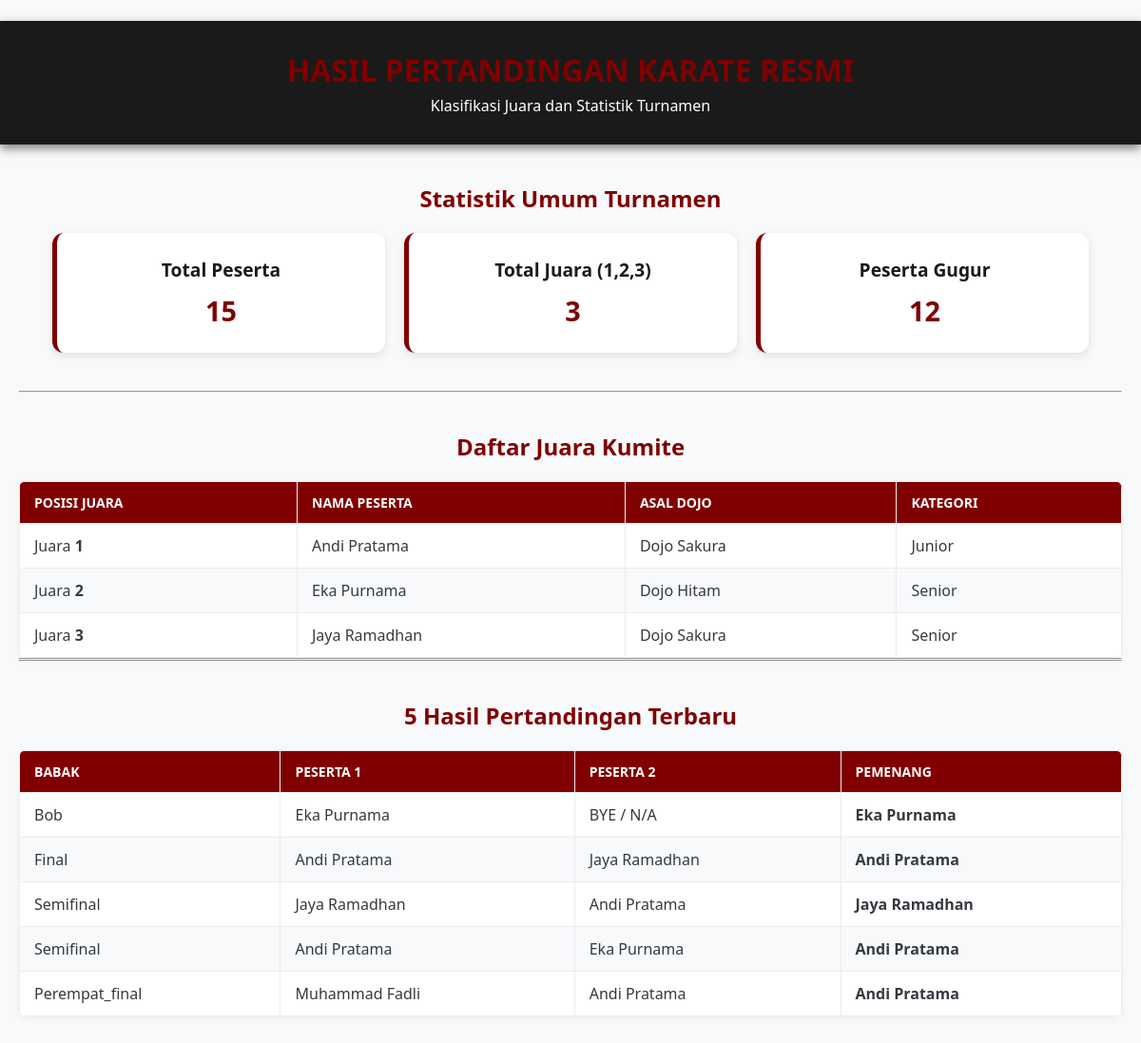
Page /user_tampilan.php on the committed database.
### tables this page shows
CREATE TABLE IF NOT EXISTS hasil (
id_hasil INT AUTO_INCREMENT PRIMARY KEY,
id_peserta INT NOT NULL,
babak_terakhir VARCHAR(50) NOT NULL,
juara ENUM('1','2','3','-') DEFAULT '-',
FOREIGN KEY (id_peserta) REFERENCES peserta(id_peserta)
);

CREATE TABLE IF NOT EXISTS peserta (
id_peserta INT AUTO_INCREMENT PRIMARY KEY,
nama_peserta VARCHAR(100) NOT NULL,
asal_dojo VARCHAR(100) NOT NULL,
kategori VARCHAR(50) NOT NULL,
berat_badan FLOAT NOT NULL,
status ENUM('aktif','gugur','juara') DEFAULT 'aktif'
);

CREATE TABLE IF NOT EXISTS pertandingan (
id_pertandingan INT AUTO_INCREMENT PRIMARY KEY,
id_peserta1 INT NOT NULL,
id_peserta2 INT,
pemenang INT NOT NULL,
babak ENUM('penyisihan','perempat_final','semifinal','final','bob') NOT NULL,
FOREIGN KEY (id_peserta1) REFERENCES peserta(id_peserta),
FOREIGN KEY (id_peserta2) REFERENCES peserta(id_peserta),
FOREIGN KEY (pemenang) REFERENCES peserta(id_peserta)
);

### user_tampilan.php (the view, shortened to what this page needs)
<?php
require_once 'config.php';
$color_primary_maroon = '#800000';
$color_secondary_black = '#1A1A1A';
function get_user_header($title = "Hasil Pertandingan Resmi") {
    global $color_primary_maroon, $color_secondary_black;
    $maroon = $color_primary_maroon;
    $black = $color_secondary_black;
    echo '
    <!DOCTYPE html>
    <html lang="id">
    <head>
        <title>Karate Match Tracker | ' . htmlspecialchars($title) . '</title>
        <link rel="stylesheet" href="css/style.css">
            h2 { color:' . $maroon . '; margin: 40px 0 20px 0; text-align:center; } /* Marun */
                background:' . $black . '; /* HITAM */
                color:' . $maroon . '; /* Marun pada Judul Utama */
                border-left: 5px solid ' . $maroon . '; /* Garis Marun */
            .stat-box h3 { margin-bottom:10px; color:' . $black . '; font-size:1.2rem; }
            .stat-box p { font-size:1.8rem; font-weight:bold; margin:0; color:' . $maroon . '; } /* Marun pada Angka Stat */
            table.data-table th { background:' . $maroon . '; color:#fff; font-weight:600; } /* Marun pada Header Tabel */
        </head>
    <body>
        <div class="user-header">
            <h1>HASIL PERTANDINGAN KARATE RESMI</h1>
            <p>Klasifikasi Juara dan Statistik Turnamen</p>
        </div>
        <div class="user-content">
    ';
}
function get_user_footer() {
    echo '
        </div>
    </body>
    </html>
    ';
}
get_user_header();
$total_peserta = $conn->query("SELECT COUNT(id_peserta) FROM peserta")->fetch_row()[0];
$total_juara = $conn->query("SELECT COUNT(id_peserta) FROM hasil WHERE juara IN ('1','2','3')")->fetch_row()[0];
$total_gugur = $conn->query("SELECT COUNT(id_peserta) FROM peserta WHERE status='gugur'")->fetch_row()[0];
$sql_juara = "SELECT p.nama_peserta, p.asal_dojo, p.kategori, h.juara
              FROM hasil h
              JOIN peserta p ON h.id_peserta = p.id_peserta
              WHERE h.juara IN ('1','2','3')
              ORDER BY h.juara ASC";
$result_juara = $conn->query($sql_juara);
$sql_pertandingan = "SELECT t.babak, p1.nama_peserta AS peserta1_nama,
                            p2.nama_peserta AS peserta2_nama,
                            pw.nama_peserta AS pemenang_nama
                     FROM pertandingan t
                     JOIN peserta p1 ON t.id_peserta1 = p1.id_peserta
                     LEFT JOIN peserta p2 ON t.id_peserta2 = p2.id_peserta
                     JOIN peserta pw ON t.pemenang = pw.id_peserta
                     ORDER BY t.id_pertandingan DESC
                     LIMIT 5";
$result_pertandingan = $conn->query($sql_pertandingan);
?>
<h2>Statistik Umum Turnamen</h2>
<div class="stats-grid">
    <div class="stat-box">
        <h3>Total Peserta</h3>
        <p><?php echo $total_peserta; ?></p>
    </div>
    <div class="stat-box">
        <h3>Total Juara (1,2,3)</h3>
        <p><?php echo $total_juara; ?></p>
    </div>
    <div class="stat-box">
        <h3>Peserta Gugur</h3>
        <p><?php echo $total_gugur; ?></p>
    </div>
</div>
<hr>
<h2>Daftar Juara Kumite</h2>
<table class="data-table">
    <thead>
        <tr>
            <th>Posisi Juara</th>
            <th>Nama Peserta</th>
            <th>Asal Dojo</th>
            <th>Kategori</th>
        </tr>
    </thead>
    <tbody>
        <?php
        if ($result_juara->num_rows > 0) {
            while($row = $result_juara->fetch_assoc()) {
                echo "<tr>";
                echo "<td>Juara <strong>".htmlspecialchars($row['juara'])."</strong></td>";
                echo "<td>".htmlspecialchars($row['nama_peserta'])."</td>";
                echo "<td>".htmlspecialchars($row['asal_dojo'])."</td>";
                echo "<td>".htmlspecialchars($row['kategori'])."</td>";
                echo "</tr>";
            }
        } else {
            echo "<tr><td colspan='4'>Belum ada data juara yang tercatat.</td></tr>";
        }
        ?>
    </tbody>
</table>
<hr>
<hr>
<h2>5 Hasil Pertandingan Terbaru</h2>
<table class="data-table">
    <thead>
        <tr>
            <th>Babak</th>
            <th>Peserta 1</th>
            <th>Peserta 2</th>
            <th>Pemenang</th>
        </tr>
    </thead>
    <tbody>
        <?php
        if ($result_pertandingan->num_rows > 0) {
            while($row = $result_pertandingan->fetch_assoc()) {
                echo "<tr>";
                echo "<td>".ucfirst($row['babak'])."</td>";
                echo "<td>".htmlspecialchars($row['peserta1_nama'])."</td>";
                echo "<td>".(!empty($row['peserta2_nama']) ? htmlspecialchars($row['peserta2_nama']) : 'BYE / N/A')."</td>";
                echo "<td><strong>".htmlspecialchars($row['pemenang_nama'])."</strong></td>";
                echo "</tr>";
            }
        } else {
            echo "<tr><td colspan='4'>Belum ada data pertandingan.</td></tr>";
        }
        ?>
    </tbody>
</table>
<?php
get_user_footer();
?>

### css/style.css (style rules this page uses)
:root { --primary-color: #007bff; --secondary-color: #6c757d; --success-color: #28a745; --danger-color: #dc3545; --warning-color: #ffc107; --bg-color: #f8f9fa; --text-color: #343a40; }
* { box-sizing: border-box; margin: 0; padding: 0; }
body { font-family: 'Segoe UI', Tahoma, Geneva, Verdana, sans-serif; background-color: var(--bg-color); color: var(--text-color); display: flex; }
.data-table { width: 100%; border-collapse: collapse; background-color: white; box-shadow: 0 2px 8px rgba(0,0,0,0.05); border-radius: 8px; overflow: hidden; }
.data-table th, .data-table td { border: 1px solid #e9ecef; padding: 12px 15px; text-align: left; }
.data-table th { background-color: var(--text-color); color: white; text-transform: uppercase; font-size: 14px; }
.data-table tbody tr:nth-child(even) { background-color: #f8f9fa; }
.stats-grid { display: grid; grid-template-columns: repeat(auto-fit, minmax(200px, 1fr)); gap: 20px; margin-bottom: 20px; }
.stat-box { background-color: white; padding: 20px; border-radius: 8px; box-shadow: 0 2px 4px rgba(0,0,0,0.05); text-align: center; border-left: 5px solid var(--primary-color); }
.stat-box h3 { font-size: 1rem; color: var(--secondary-color); margin-bottom: 5px; }
.stat-box p { font-size: 2.5rem; font-weight: bold; color: var(--primary-color); }

### rows in the picture
hasil: juara "1", id_peserta.nama_peserta "Andi Pratama", id_peserta.asal_dojo "Dojo Sakura", id_peserta.kategori "Junior"
hasil: juara "2", id_peserta.nama_peserta "Eka Purnama", id_peserta.asal_dojo "Dojo Hitam", id_peserta.kategori "Senior"
hasil: juara "3", id_peserta.nama_peserta "Jaya Ramadhan", id_peserta.asal_dojo "Dojo Sakura", id_peserta.kategori "Senior"
pertandingan: babak "Bob", id_peserta1.nama_peserta "Eka Purnama", shows "BYE / N/A"
pertandingan: babak "Final", id_peserta1.nama_peserta "Andi Pratama", id_peserta2.nama_peserta "Jaya Ramadhan"
pertandingan: babak "Semifinal", id_peserta1.nama_peserta "Jaya Ramadhan", id_peserta2.nama_peserta "Andi Pratama"
pertandingan: babak "Semifinal", id_peserta1.nama_peserta "Andi Pratama", id_peserta2.nama_peserta "Eka Purnama"
pertandingan: babak "Perempat_final", id_peserta1.nama_peserta "Muhammad Fadli", id_peserta2.nama_peserta "Andi Pratama"

### other values in the picture
$total_peserta "15"
$total_juara "3"
$total_gugur "12"
